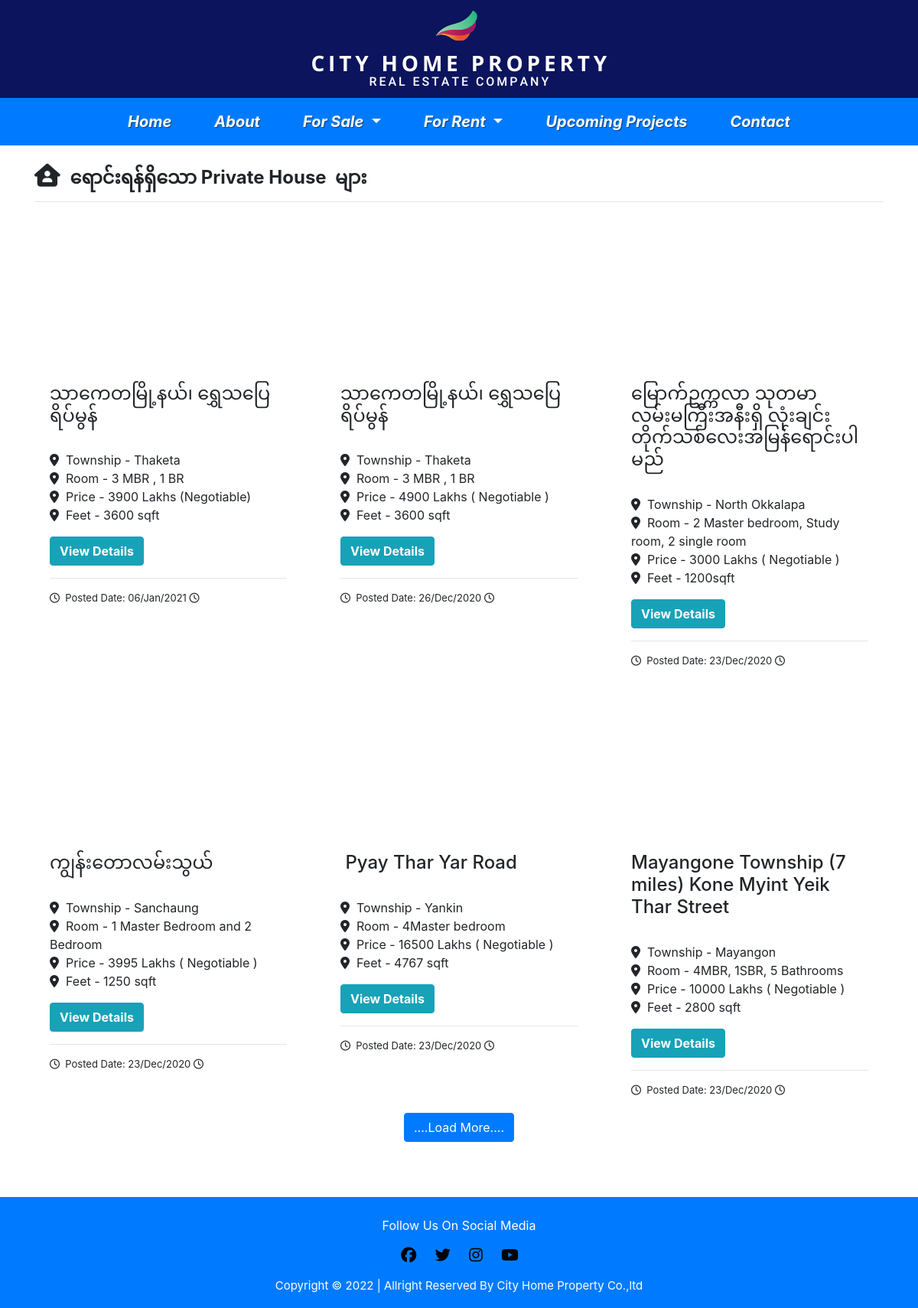
Screenshot of /forsale.php?salecat=Private House with the database file from the repository.
### tables this page shows
CREATE TABLE `for_sale` (
  `id` int(20) NOT NULL,
  `address` varchar(250) NOT NULL,
  `township` varchar(250) NOT NULL,
  `price` varchar(250) NOT NULL,
  `room` varchar(200) DEFAULT NULL,
  `feet` varchar(50) NOT NULL,
  `description` text NOT NULL,
  `img1` text NOT NULL,
  `img2` text NOT NULL,
  `img3` text NOT NULL,
  `img4` text NOT NULL,
  `img5` text NOT NULL,
  `img6` text NOT NULL,
  `img7` text NOT NULL,
  `img8` text NOT NULL,
  `img9` text NOT NULL,
  `img10` text NOT NULL,
  `img11` text NOT NULL,
  `img12` text NOT NULL,
  `img13` text NOT NULL,
  `img14` text NOT NULL,
  `img15` text NOT NULL,
  `img16` text NOT NULL,
  `img17` text NOT NULL,
  `img18` text NOT NULL,
  `img19` text NOT NULL,
  `img20` text NOT NULL,
  `category_name` varchar(50) NOT NULL,
  `sold` int(2) NOT NULL DEFAULT '0',
  `created` timestamp NOT NULL DEFAULT CURRENT_TIMESTAMP,
  `updated` timestamp NOT NULL DEFAULT CURRENT_TIMESTAMP
);

### forsale.php (the view, shortened to what this page needs)
<!DOCTYPE html>
<html lang="en">
<head>
<?php
  include('pages/head.php');
  if (isset($_GET['salecat'])) {
      require_once('cityhome-admin/db.php');
      $saleName = $_GET['salecat'];
      $sql = "SELECT * FROM for_sale WHERE category_name = '$saleName' ORDER BY id DESC LIMIT 6";
      $saleQ = mysqli_query($dbcon,$sql);
    }
?>
</head>
<body>
<?php include('pages/nav.php'); ?>
<br>
<div class="container mycard" >
<div class="row" id="postappend">
  <div class="container mycard">
       <h4 > <i class="fas fa-house-user" style="font-size: 30px;"></i>&nbsp;&nbsp;<b>ရောင်းရန်ရှိသော <?php echo $saleName;?> &nbsp;များ</b></h4><hr>
  </div>
<?php while($sale = mysqli_fetch_assoc($saleQ)){
?>
<div class="col-md-4">
<div style="background-image: url('cityhome-admin/sale/<?php echo $sale['img1']; ?>'); height: 200px; background-size: cover;">
</div>
    <div class="card-body">
      <h4 class="center">‌<?php echo $sale['address']; ?> </h4><br>
    <p>
      <i class="fas fa-map-marker-alt"></i>&nbsp;&nbsp;Township - <?php echo $sale['township']; ?><br>
      <i class="fas fa-map-marker-alt"></i>&nbsp;&nbsp;Room - <?php echo $sale['room']; ?><br>
      <i class="fas fa-map-marker-alt"></i>&nbsp;&nbsp;Price - <?php echo $sale['price']; ?><br>
      <i class="fas fa-map-marker-alt"></i>&nbsp;&nbsp;Feet - <?php echo $sale['feet']; ?><br>
    </p>
      <a href="saledetail.php?forsaleId=<?php echo $sale['id']; ?>" class="btn btn-info"><b>View Details</b></a>
      <hr>
    <div class="post">
        <i class="far fa-clock"></i>&nbsp;&nbsp;Posted Date:  <?php echo date('d/M/Y',strtotime($sale['created'])); ?> <i class="far fa-clock"></i>
    </div>
   </div>
  </div>
      <?php
            $postid = $sale['id'];
            $catname = $sale['category_name'];
       ?>
<?php
} ?>
</div>
</div>
    <div class="container" id="remove">
      <div  class="more-post text-center">
        <button name="morepost" id="morepost" data-postid="<?php echo $postid; ?>" data-catname="<?php echo $catname; ?>" class="btn btn-primary" style="text-align: center;">....Load More....</button>
      </div>
    </div>
<br>
<br>
<br>
<?php include('pages/footer.php'); ?>
</body>
</html>

### css/style.css (style rules this page uses)
:root { --blue:#007bff; --black:#222; }
.post { font-size: 13px; }
.tocall form, button { background: yellow; text-align: right; }
html, body { position: relative; height: 100%; }
body { background:none; font-family: Helvetica Neue, Helvetica, Arial, sans-serif; font-size: 14px; color: #000; margin: 0; padding: 0; }

### rows the page displays
for_sale: address "သာကေတမြို့နယ်၊ ရွှေသ​ပြေရိပ်မွန်", township "Thaketa", room "3 MBR , 1 BR", price "3900 Lakhs (Negotiable)", feet "3600 sqft", created "06/Jan/2021"
for_sale: address "သာကေတမြို့နယ်၊ ရွှေသ​ပြေရိပ်မွန်", township "Thaketa", room "3 MBR , 1 BR", price "4900 Lakhs ( Negotiable )", feet "3600 sqft", created "26/Dec/2020"
for_sale: address "မြောက်ဥက္ကလာ သုတမာလမ်းမကြီးအနီးရှိ လုံးချင်းတိုက်သစ်လေးအမြန်ရောင်းပါမည်", township "North Okkalapa", room "2 Master bedroom, Study room, 2 single room", price "3000 Lakhs ( Negotiable )", feet "1200sqft", created "23/Dec/2020"
for_sale: address "ကျွန်းတောလမ်းသွယ်", township "Sanchaung", room "1 Master Bedroom and 2 Bedroom", price "3995 Lakhs ( Negotiable )", feet "1250 sqft", created "23/Dec/2020"
for_sale: address "Pyay Thar Yar Road", township "Yankin", room "4Master bedroom", price "16500 Lakhs ( Negotiable )", feet "4767 sqft", created "23/Dec/2020"
for_sale: address "Mayangone Township (7 miles) Kone Myint Yeik Thar Street", township "Mayangon", room "4MBR, 1SBR, 5 Bathrooms", price "10000 Lakhs ( Negotiable )", feet "2800 sqft", created "23/Dec/2020"

### other values shown
$saleName "Private House"
Date('Y') "2022"
